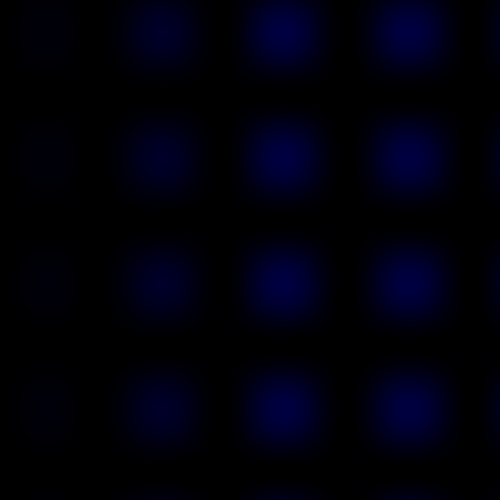
Frame 1 (no input)
Frame 60 (no input): identical to frame 1, image omitted
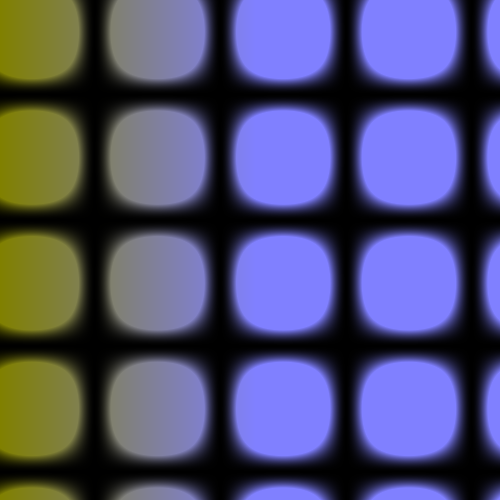
Frame 120 (the mouse pressed at the canvas centre since frame 60)

The p5.js sketch that drew these frames (run headless with seeded random() and noise() and a simulated clock; from frame 60 on, the mouse is pressed at the canvas centre):

// p5.js sketch
// ── sketch.js
let img; // Declare variable 'img'.
var a, b;

function setup() 
{
  createCanvas(500, 500);



}

function draw() 
{
  background(0);

  let mouse = map(mouseX, 0, 500, 0.001, 0.05)
  let mouseColorX = map(mouseX, 0, 500, 0, 255)
  let mouseColorY = map(mouseY, 0, 500, 0, 255)

  img = createImage(500, 500);
  img.loadPixels();


  for (let x = 0; x < img.width; x++) 
  {
    for (let y = 0; y < img.height; y++) 
    {

      a = map(sin(0.05*x), -1, 1, 0, 255);

      b = map(sin(0.05*y), -1, 1, 0, 255);

      img.set(x, y, [mouseColorX, mouseColorY, x, a*b*mouse]);
    }
  }


  img.updatePixels();




  image(img, 0, 0);

  
}




// function setup() 
// {

//   createCanvas(500, 500);

//   line(30, 20, 85, 20);

// }
